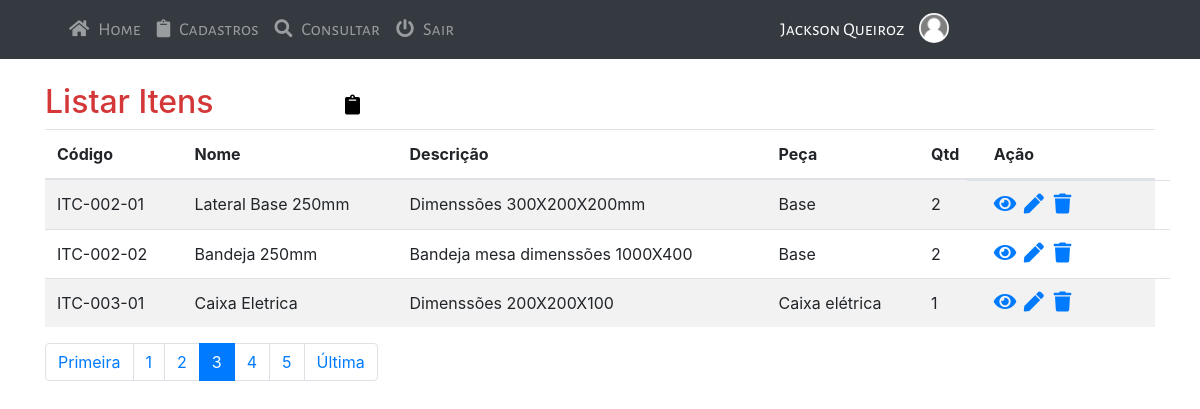
The page /sistema-gestor/paginas/listar-itens?page=3 (signed in) on the database its author committed.
### tables this page shows
CREATE TABLE `itens` (
  `id` int(11) NOT NULL,
  `nome` varchar(220) NOT NULL,
  `descricao` text NOT NULL,
  `id_material` int(11) NOT NULL,
  `id_peca` int(11) NOT NULL,
  `qtd_itens` int(11) NOT NULL,
  `codigo` varchar(220) DEFAULT NULL,
  `localizacao` varchar(100) DEFAULT NULL,
  `estoque_atual` int(11) DEFAULT NULL,
  `estoque_minimo` int(11) DEFAULT NULL,
  `unidade` varchar(50) NOT NULL DEFAULT 'un',
  `usuario` varchar(220) NOT NULL,
  `created` datetime NOT NULL DEFAULT current_timestamp(),
  `modifield` datetime DEFAULT NULL
);

CREATE TABLE `peca` (
  `id` int(11) NOT NULL,
  `nome` varchar(220) NOT NULL,
  `descricao` text NOT NULL,
  `id_grupo` int(11) NOT NULL,
  `id_modelo` int(11) NOT NULL,
  `codigo` varchar(220) DEFAULT NULL,
  `estoque_atual` int(11) DEFAULT NULL,
  `estoque_minimo` int(11) DEFAULT NULL,
  `usuario` varchar(220) DEFAULT NULL,
  `createad` datetime DEFAULT current_timestamp(),
  `modifield` datetime DEFAULT NULL
);

### sistema-gestor/paginas/listar-itens.php (the view, shortened to what this page needs)
<?php
include_once './include/head.php';
?>
</head>
<?php
include_once './include/menu.php';
?>
<div class="container py-4">
	<header class="pb-3 mb-4">
		<div class="row">
			<div class="col-md-4">
			<h2>Listar Itens</h2>
			</div>
			<div class="col-md-3 list-icon">
				<a href="<?php echo URL ?>cadastrar-itens"><i class="fa fa-clipboard"></i></a>
			</div>
		</div>
    <table class="table table-striped">
            <thead>
              <tr>
              	<th scope="col">Código</th>
                <th scope="col-2">Nome</th>
                <th scope="col-2">Descrição</th>
                <th scope="col-2">Peça</th>
                <th scope="col-2">Qtd</th>
                <th colspan>Ação</th>
              </tr>
            </thead>
            <tbody>
    <?php
    $pagina_atual = filter_input(INPUT_GET, "page", FILTER_SANITIZE_NUMBER_INT);
    $pagina = (!empty($pagina_atual)) ? $pagina_atual : 1;
    $limite_resultado = 3;
    $inicio = ($limite_resultado * $pagina) - $limite_resultado;
    $query_reg = "SELECT item.id AS id_item,
                          item.nome,
                          item.descricao,
                          item.id_peca,
                          item.qtd_itens,
                          item.codigo,
                          peca.nome AS peca
                  FROM itens AS item
                  INNER JOIN peca AS peca ON peca.id=item.id_peca ORDER BY id_peca ASC LIMIT $inicio, $limite_resultado";
    $result_reg = $conn->prepare($query_reg);
    $result_reg->execute();
		if (($result_reg) AND ($result_reg->rowCount() != 0)) {
			while ($row_reg = $result_reg->fetch(PDO::FETCH_ASSOC)) {
				extract($row_reg)
				?>
              <tr>
              	<td><?php echo $codigo ?></td>
                <td><?php echo $nome ?></td>
                <td><?php echo $descricao ?></td>
                <td><?php echo $peca ?></td>
                <td><?php echo $qtd_itens ?></td>
                <td class="row">
                	<div class="col-2 action-icon">
                		<a href="<?php echo URL . 'detalhes-item?id_item=' . $id_item ?>"><i class="fa fa-eye"></i></a>
                		</div>
                	<div class="col-2 action-icon">
                		<a href="<?php echo URL . 'editar-item?id_item=' . $id_item ?>"><i class="fa fa-pen"></i></a>
                		</div>
                		<div class="col-2 action-icon">
                			<a onclick="apagarRegistro(<?php echo $id ?>)" href="<?php echo URL . 'excluir-item?id_item=' . $id_item ?>"><i class="fa fa-trash"></i></a>
                		</div>
                </td>
                </tr>
        <?php
			}
		}else{
			echo $_SESSION['msg'] = "<div class='alert alert-danger' id='msg-success' role='alert'><i class='fa fa-circle-x' style='font-size:25px;color:red'></i><div class='alerta-erro'>Nenhum Registro encontrado!</div></div>";
		}
	?>
	</tbody>
		</table>
		<?php
			$query_qnt_resgistros = "SELECT count(id) AS num_result FROM itens";
			$result_qnt_registros = $conn ->prepare($query_qnt_resgistros);
			$result_qnt_registros->execute();
			$row_qnt_registros = $result_qnt_registros->fetch(PDO::FETCH_ASSOC);
			$qnt_pagina = ceil($row_qnt_registros['num_result'] / $limite_resultado);
			$maximo_link = 2;
	?>
	<nav aria-label="...">
  <ul class="pagination">
    <li class="page-item">
      <?php echo "<a class='page-link' href='listar-itens?page=1'>Primeira</a> "; ?>
    </li>
    <?php for ($pagina_anterior = $pagina - $maximo_link; $pagina_anterior <= $pagina -1 ; $pagina_anterior++) { ?>
    <li class="page-item">
    	<?php
				if ($pagina_anterior >= 1) {
					echo "<a class='page-link' href='listar-itens?page=$pagina_anterior'>$pagina_anterior</a> ";
				}
			}
			?>
    </li>
    <li class="page-item active">
      <a class="page-link" href="#"><?php echo "$pagina"; ?> <span class="sr-only">(atual)</span></a>
    </li>
    <?php
    	for ($proxima_pagina = $pagina + 1; $proxima_pagina <= $pagina + $maximo_link; $proxima_pagina++) {?>
		<li class="page-item">
    		<?php
							if($proxima_pagina <= $qnt_pagina){
								echo "<a class='page-link' href='listar-itens?page=$proxima_pagina'> $proxima_pagina </a> ";
							}
			}
    ?>
   </li>
    <li class="page-item">
      <?php echo "<a class='page-link' href='listar-itens?page=$qnt_pagina'>Última</a> "; ?>
    </li>
  </ul>
</nav>
<?php
include_once './include/footer.php';
?>

### sistema-gestor/include/head.php (shortened to what this page needs)
<!DOCTYPE html>
<html lang="pt-br">
<head>
	<link rel="stylesheet" href="https://use.fontawesome.com/releases/v5.7.0/css/all.css">
	<link rel="stylesheet" href="https://cdn.jsdelivr.net/npm/bootstrap@4.5.3/dist/css/bootstrap.min.css">
	<link rel="stylesheet" href="https://cdn.jsdelivr.net/npm/bootstrap-icons@1.11.1/font/bootstrap-icons.css">
	<link rel="stylesheet" type="text/css" href="assets/css/style.css">
	<link rel="stylesheet" type="text/css" href="https://cdnjs.cloudflare.com/ajax/libs/MaterialDesign-Webfont/7.4.47/css/materialdesignicons.min.css">

### sistema-gestor/include/menu.php (shortened to what this page needs)
<nav class="navbar navbar-expand-lg navbar-dark bg-dark">
  <div class="container">
    <div class="collapse navbar-collapse menu" id="navbarsExample07">
      <ul class="navbar-nav mr-auto">
      	<li class="nav-item menu-hover">
          <a class="nav-link" href="<?php echo URL ?>home" data-placement="bottom" title="Início"><i class="fa fa-home">&nbsp;&nbsp;<strong class="menu">Home</strong></i></a>
        </li>
        <li class="nav-item">
        <li class="nav-item menu-hover">
          <a class="nav-link" href="<?php echo URL ?>cadastrar" data-placement="bottom" title="Cadastrar"><i class="fa fa-clipboard">&nbsp;&nbsp;<strong class="menu">Cadastros</strong></i></a>
        </li>
        <li class="nav-item menu-hover">
          <a class="nav-link" href="<?php echo URL ?>consultar" data-placement="bottom" title="Consultar"><i class="fa fa-search">&nbsp;&nbsp;<strong class="menu">Consultar</strong></i></a>
        </li>
        <li class="nav-item menu-hover">
          <a class="nav-link" href="<?php echo URL ?>sair" data-placement="bottom" title="Sair do Sistema"><i class="fa fa-power-off">&nbsp;&nbsp;<strong class="menu">Sair</strong></i></a>
        </li>
          <li class="nav-item menu-perfil">
             <a class="nav-link" href="perfil"><span><?php echo $_SESSION['nome']; ?></span><img src="assets/images/<?php echo $_SESSION['imagem'] ?>">
            </a>
           </li>
      </ul>
    </div>
  </div>
</nav>

### sistema-gestor/include/footer.php (shortened to what this page needs)
</body>
</html>

### sistema-gestor/assets/css/style.css (style rules this page uses)
.menu-perfil img { margin-left: 15px; margin-top: -5px; }
h2 { color: #d33737; }
.list-icon i { text-decoration: none; color: #000; margin-top: 12px; margin-left: -80px; font-size: 20px; }
.action-icon i { font-size: 20px; }
.menu { font-family: "Titulos" !important; font-size: 18px; font-weight: 400; }

### sistema-gestor/include/menu.php (style rules this page uses)
span { color: white; padding-left: 10px; }
.menu-perfil img { width: 30px; height: 30px; border-radius: 50%; }
.menu-perfil { margin-left: 300px; }

### rows shown on the page
itens: codigo "ITC-002-01", nome "Lateral Base 250mm", descricao "Dimenssões 300X200X200mm", id_peca.nome "Base", qtd_itens "2"
itens: codigo "ITC-002-02", nome "Bandeja 250mm", descricao "Bandeja mesa dimenssões 1000X400", id_peca.nome "Base", qtd_itens "2"
itens: codigo "ITC-003-01", nome "Caixa Eletrica", descricao "Dimenssões 200X200X100", id_peca.nome "Caixa elétrica", qtd_itens "1"

### other values the page prints
$_SESSION['nome'] "Jackson Queiroz"
$pagina "3"
